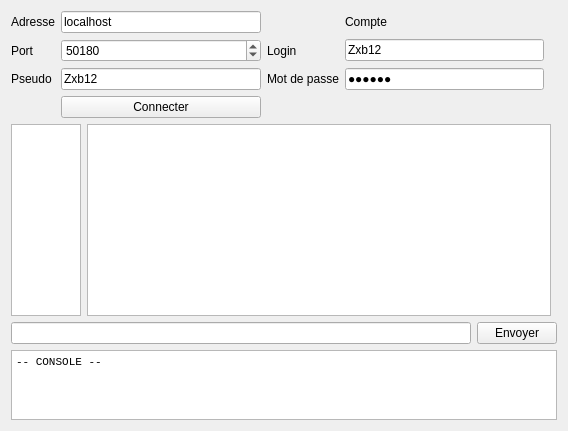
<?xml version="1.0" encoding="UTF-8"?>
<ui version="4.0">
 <class>FenPrincipale</class>
 <widget class="QWidget" name="FenPrincipale">
  <property name="geometry">
   <rect>
    <x>0</x>
    <y>0</y>
    <width>568</width>
    <height>428</height>
   </rect>
  </property>
  <property name="sizePolicy">
   <sizepolicy hsizetype="Preferred" vsizetype="Preferred">
    <horstretch>0</horstretch>
    <verstretch>0</verstretch>
   </sizepolicy>
  </property>
  <property name="minimumSize">
   <size>
    <width>0</width>
    <height>0</height>
   </size>
  </property>
  <property name="windowTitle">
   <string>FenPrincipale</string>
  </property>
  <layout class="QGridLayout" name="gridLayout_2">
   <item row="0" column="0" colspan="2">
    <layout class="QGridLayout" name="gridLayout">
     <item row="0" column="0">
      <widget class="QLabel" name="label">
       <property name="text">
        <string>Adresse</string>
       </property>
      </widget>
     </item>
     <item row="0" column="1">
      <widget class="QLineEdit" name="adresse">
       <property name="text">
        <string>localhost</string>
       </property>
      </widget>
     </item>
     <item row="1" column="0">
      <widget class="QLabel" name="label_2">
       <property name="text">
        <string>Port</string>
       </property>
      </widget>
     </item>
     <item row="1" column="1">
      <widget class="QSpinBox" name="port">
       <property name="minimum">
        <number>1</number>
       </property>
       <property name="maximum">
        <number>65535</number>
       </property>
       <property name="singleStep">
        <number>1</number>
       </property>
       <property name="value">
        <number>50180</number>
       </property>
      </widget>
     </item>
     <item row="2" column="0">
      <widget class="QLabel" name="label_3">
       <property name="text">
        <string>Pseudo</string>
       </property>
      </widget>
     </item>
     <item row="2" column="1">
      <widget class="QLineEdit" name="pseudo">
       <property name="text">
        <string>Zxb12</string>
       </property>
      </widget>
     </item>
     <item row="3" column="1">
      <widget class="QPushButton" name="connecter">
       <property name="text">
        <string>Connecter</string>
       </property>
       <property name="autoDefault">
        <bool>false</bool>
       </property>
       <property name="default">
        <bool>false</bool>
       </property>
       <property name="flat">
        <bool>false</bool>
       </property>
      </widget>
     </item>
     <item row="0" column="4">
      <widget class="QLabel" name="label_4">
       <property name="text">
        <string/>
       </property>
      </widget>
     </item>
     <item row="1" column="2">
      <widget class="QLabel" name="label_6">
       <property name="text">
        <string>Login</string>
       </property>
      </widget>
     </item>
     <item row="2" column="2">
      <widget class="QLabel" name="label_7">
       <property name="text">
        <string>Mot de passe</string>
       </property>
      </widget>
     </item>
     <item row="1" column="3">
      <widget class="QLineEdit" name="login">
       <property name="text">
        <string>Zxb12</string>
       </property>
       <property name="echoMode">
        <enum>QLineEdit::Normal</enum>
       </property>
      </widget>
     </item>
     <item row="0" column="3">
      <widget class="QLabel" name="label_5">
       <property name="text">
        <string>Compte</string>
       </property>
      </widget>
     </item>
     <item row="2" column="3">
      <widget class="QLineEdit" name="password">
       <property name="text">
        <string>123456</string>
       </property>
       <property name="echoMode">
        <enum>QLineEdit::Password</enum>
       </property>
      </widget>
     </item>
    </layout>
   </item>
   <item row="3" column="0" colspan="2">
    <layout class="QHBoxLayout" name="horizontalLayout">
     <item>
      <widget class="QLineEdit" name="message"/>
     </item>
     <item>
      <widget class="QPushButton" name="envoyer">
       <property name="text">
        <string>Envoyer</string>
       </property>
      </widget>
     </item>
    </layout>
   </item>
   <item row="4" column="0" colspan="2">
    <widget class="QTextEdit" name="console">
     <property name="sizePolicy">
      <sizepolicy hsizetype="Expanding" vsizetype="Expanding">
       <horstretch>0</horstretch>
       <verstretch>0</verstretch>
      </sizepolicy>
     </property>
     <property name="maximumSize">
      <size>
       <width>16777215</width>
       <height>70</height>
      </size>
     </property>
     <property name="font">
      <font>
       <family>Courier New</family>
      </font>
     </property>
     <property name="readOnly">
      <bool>true</bool>
     </property>
     <property name="html">
      <string>&lt;!DOCTYPE HTML PUBLIC &quot;-//W3C//DTD HTML 4.0//EN&quot; &quot;http://www.w3.org/TR/REC-html40/strict.dtd&quot;&gt;
&lt;html&gt;&lt;head&gt;&lt;meta name=&quot;qrichtext&quot; content=&quot;1&quot; /&gt;&lt;style type=&quot;text/css&quot;&gt;
p, li { white-space: pre-wrap; }
&lt;/style&gt;&lt;/head&gt;&lt;body style=&quot; font-family:'Courier New'; font-size:8.25pt; font-weight:400; font-style:normal;&quot;&gt;
&lt;p style=&quot; margin-top:0px; margin-bottom:0px; margin-left:0px; margin-right:0px; -qt-block-indent:0; text-indent:0px;&quot;&gt;&lt;span style=&quot; font-size:8pt;&quot;&gt;-- CONSOLE --&lt;/span&gt;&lt;/p&gt;
&lt;p style=&quot;-qt-paragraph-type:empty; margin-top:0px; margin-bottom:0px; margin-left:0px; margin-right:0px; -qt-block-indent:0; text-indent:0px; font-size:8pt;&quot;&gt;&lt;/p&gt;
&lt;p style=&quot;-qt-paragraph-type:empty; margin-top:0px; margin-bottom:0px; margin-left:0px; margin-right:0px; -qt-block-indent:0; text-indent:0px; font-size:8pt;&quot;&gt;&lt;/p&gt;&lt;/body&gt;&lt;/html&gt;</string>
     </property>
    </widget>
   </item>
   <item row="2" column="0">
    <layout class="QHBoxLayout" name="horizontalLayout_2">
     <item>
      <widget class="QListWidget" name="listeConnectes">
       <property name="sizePolicy">
        <sizepolicy hsizetype="Minimum" vsizetype="Expanding">
         <horstretch>0</horstretch>
         <verstretch>0</verstretch>
        </sizepolicy>
       </property>
       <property name="maximumSize">
        <size>
         <width>70</width>
         <height>16777215</height>
        </size>
       </property>
       <property name="baseSize">
        <size>
         <width>70</width>
         <height>0</height>
        </size>
       </property>
       <property name="sortingEnabled">
        <bool>true</bool>
       </property>
      </widget>
     </item>
     <item>
      <widget class="QPlainTextEdit" name="chat">
       <property name="sizePolicy">
        <sizepolicy hsizetype="Expanding" vsizetype="Minimum">
         <horstretch>0</horstretch>
         <verstretch>0</verstretch>
        </sizepolicy>
       </property>
       <property name="readOnly">
        <bool>true</bool>
       </property>
      </widget>
     </item>
    </layout>
   </item>
  </layout>
 </widget>
 <layoutdefault spacing="6" margin="11"/>
 <tabstops>
  <tabstop>pseudo</tabstop>
  <tabstop>login</tabstop>
  <tabstop>password</tabstop>
  <tabstop>connecter</tabstop>
  <tabstop>adresse</tabstop>
  <tabstop>port</tabstop>
  <tabstop>message</tabstop>
  <tabstop>envoyer</tabstop>
  <tabstop>console</tabstop>
 </tabstops>
 <resources/>
 <connections/>
</ui>
